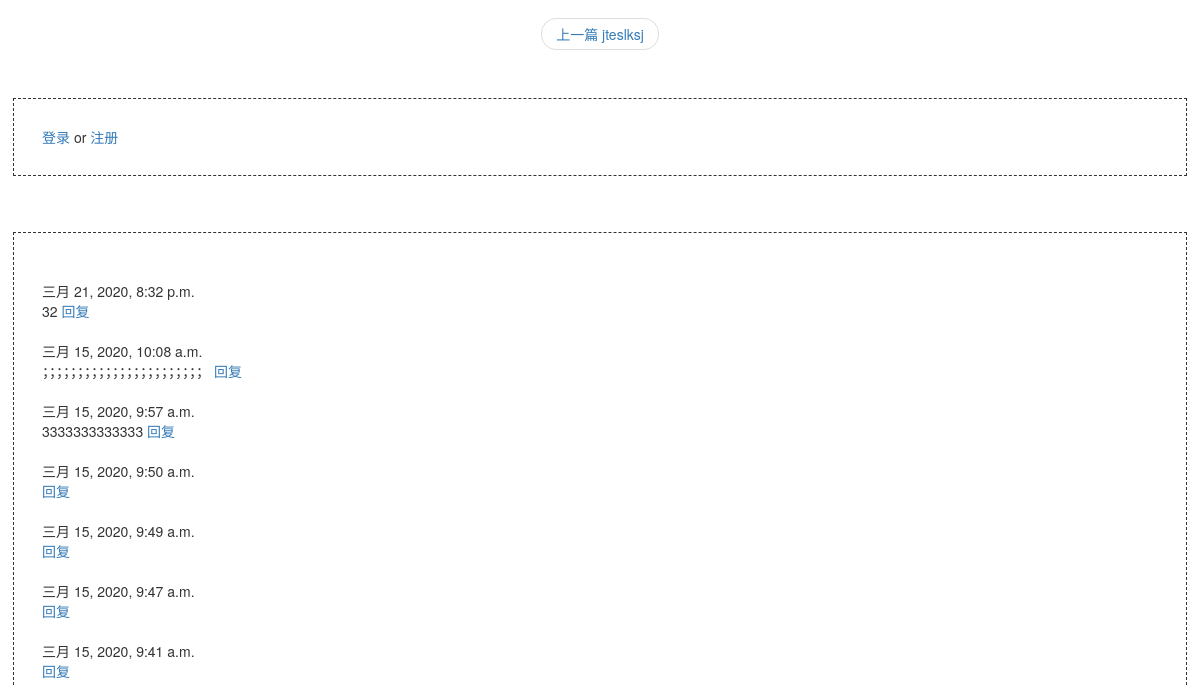
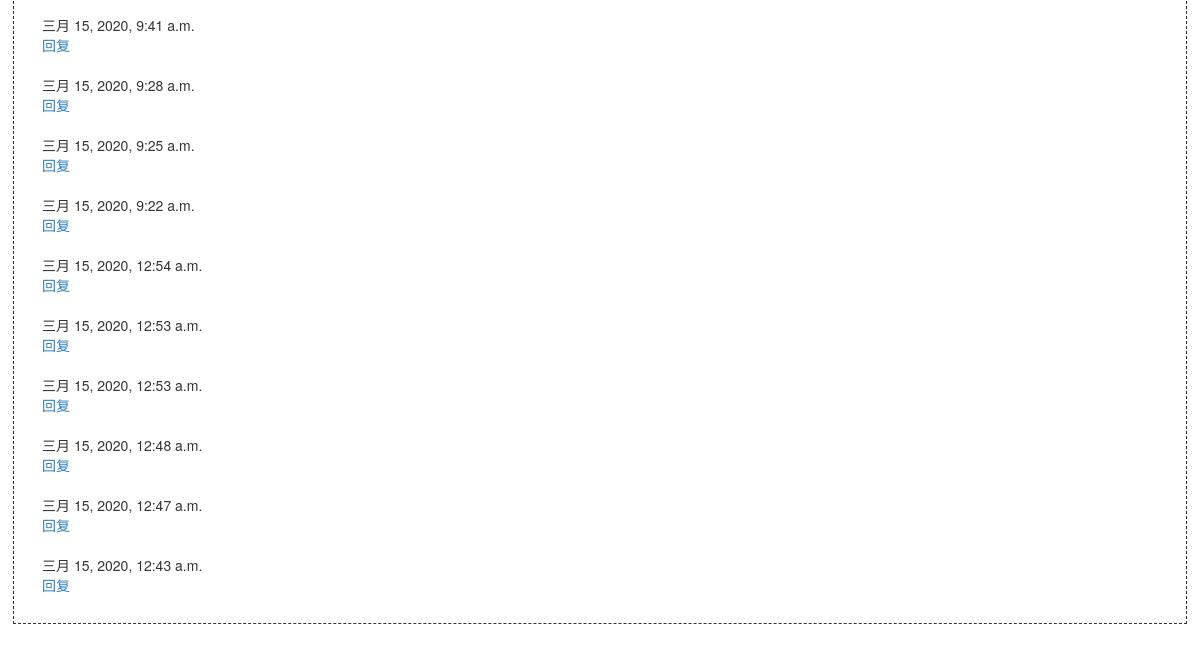
/blog/1 (lower part), run on an earlier commit of the app's database (2 pictures, top to bottom).
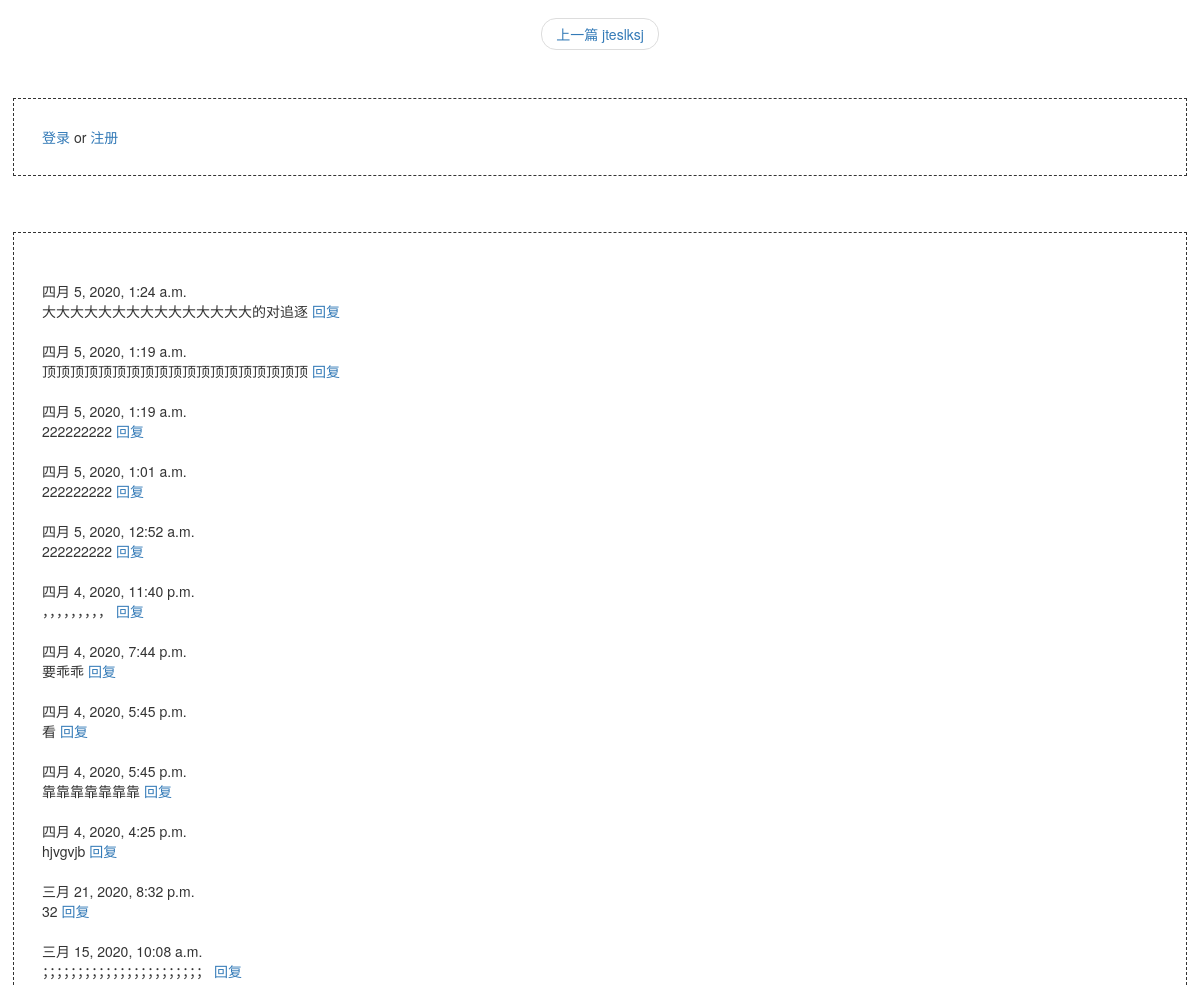
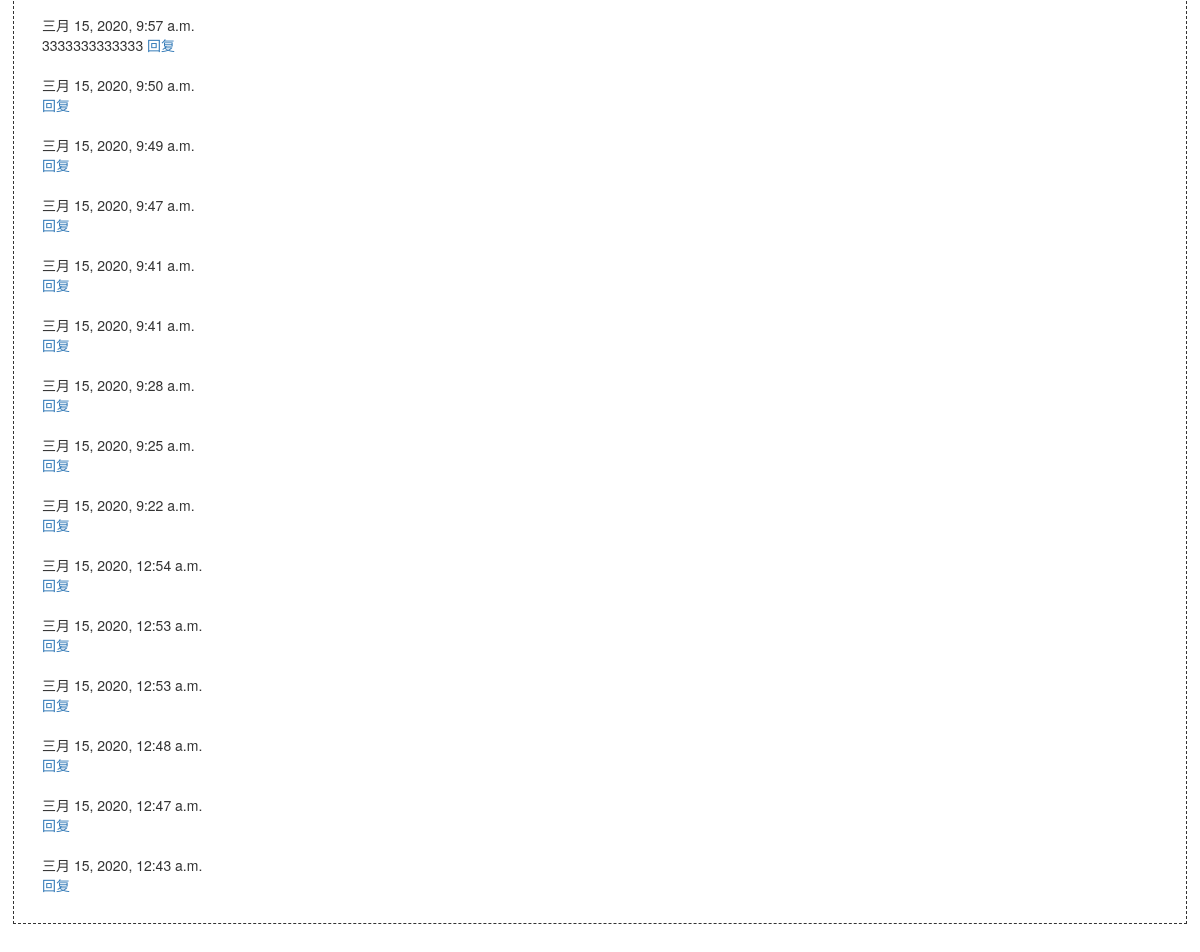
And on a later commit of the database (2 pictures, top to bottom).
### comment/models.py (models this page shows, shortened)
class Comment(models.Model):
    content_type = models.ForeignKey(
        ContentType, on_delete=models.CASCADE, related_name='comments')
    user = models.ForeignKey(
        User, on_delete=models.DO_NOTHING, related_name='comments')
    text = models.TextField()
    created_time = models.DateTimeField(auto_now_add=True)
    Content_object = GenericForeignKey('content_type', 'object_id')
    object_id = models.PositiveIntegerField()
    root = models.ForeignKey(
        'self', related_name='root_comment', null=True, on_delete=models.DO_NOTHING)
    parent = models.ForeignKey(
        'self', related_name='parent_comment', null=True, on_delete=models.DO_NOTHING)
    reply_to = models.ForeignKey(
        User, related_name="replies", null=True, on_delete=models.DO_NOTHING)
    class Meta:
        ordering = ["-created_time"]

### blog/views.py (the view)
# urls.py: path('<int:blog_id>', views.blog_detail, name='blog_detail'),
def blog_detail(requests, blog_id):
    context = {}
    blog = get_object_or_404(Blog, id=blog_id)
    context['blog'] = blog
    blog_comment_type = ContentType.objects.get_for_model(blog)
    comments = Comment.objects.filter(
        content_type=blog_comment_type, object_id=blog_id, parent=None)
    context['blog_content'] = markdown.markdown(blog.content.replace("\r\n", '  \n'), extensions=[
        'markdown.extensions.extra',
        'markdown.extensions.codehilite',
        'markdown.extensions.toc',
    ], safe_mode=True, enable_attributes=False)
    context['types'] = get_list_or_404(BlogType)
    context['previous_blog'] = Blog.objects.filter(
        created_time__gt=blog.created_time).first()
    context['next_blog'] = Blog.objects.filter(
        created_time__lt=blog.created_time).last()
    context['comments'] = comments
    data = {}
    data['content_type'] = blog_comment_type.model
    data['object_id'] = blog_id
    data['reply_comment_id'] = 0
    context['comments_form'] = CommentForm(initial=data)
    return render(requests, 'blog/blog_detail.html', context)

### blog/models.py (called while the page is built)
    def __str__(self):
        return self.type_name

### templates/blog/blog_detail.html (shortened to what this page needs)
{% extends "base.html" %}
{% block pagination %}
<nav aria-label="...">
    <ul class="pager">
        {% if previous_blog %}
        <li><a href="{% url 'blog_detail' previous_blog.id %}">上一篇&nbsp;{{ previous_blog.title }}</a></li>
        {% endif %}
    </ul>
</nav>
{% endblock %}
{% block comment %}
<div class="row">
    <div>
        <div style="margin: 2em;border: 1px dashed;padding: 2em;">
            {% if user.is_authenticated %}
            已登陆
            <form id='comments_form' action="{% url 'update_comment' %}" method="POST">
                {% csrf_token %}
                {{ comments_form }}
                <input type="submit" value="提交">
            </form>
            {% else %}
            <a href="{% url 'login' %}?from={{ request.get_full_path }}">登录</a>
            <span>or</span>
            <a href="{% url 'register' %}?from={{ request.get_full_path }}">注册</a>
            {% endif %}
        </div>
    </div>
</div>
<div class="row">
    <div>
        <div style="margin: 2em;border: 1px dashed;padding: 2em;">
            <div id='comment_list'>
                {% for comment in comments %}
                    <div class="comment">
                        {{ blog.user }}<br>
                        {{ comment.created_time }}<br>
                        {{ comment.text | safe }}
                        <a href="javascript:reply({{ comment.id }})">回复</a>
                    </div>
                {% empty %}
                无
                {% endfor %}
            </div>
        </div>
    </div>
</div>
{% endblock %}

What changed in the data, as far as the page shows it:
added Comment: created_time "四月 5, 2020, 1:24 a.m.", text "大大大大大大大大大大大大大大大的对追逐"
added Comment: created_time "四月 5, 2020, 1:19 a.m.", text "顶顶顶顶顶顶顶顶顶顶顶顶顶顶顶顶顶顶顶"
added Comment: created_time "四月 5, 2020, 1:19 a.m.", text "222222222"
added Comment: created_time "四月 5, 2020, 1:01 a.m.", text "222222222"
added Comment: created_time "四月 5, 2020, 12:52 a.m.", text "222222222"
added Comment: created_time "四月 4, 2020, 11:40 p.m.", text "，，，，，，，，，"
added Comment: created_time "四月 4, 2020, 7:44 p.m.", text "要乖乖"
added Comment: created_time "四月 4, 2020, 5:45 p.m.", text "看"
added Comment: created_time "四月 4, 2020, 5:45 p.m.", text "靠靠靠靠靠靠靠"
added Comment: created_time "四月 4, 2020, 4:25 p.m.", text "hjvgvjb"
